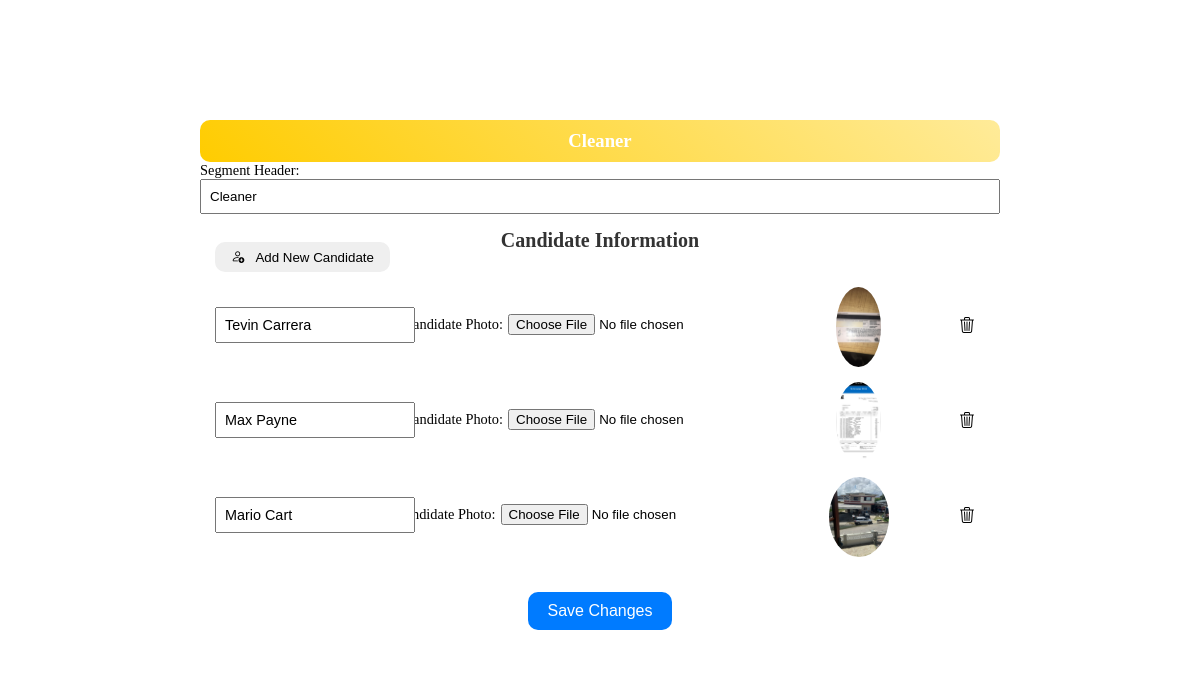
/edit_segment/9/, run on the app's committed database.
### voters/models.py (models this page shows, shortened)
class VotingSegmentHeader(models.Model):
    session = models.ForeignKey(VotingSession, on_delete=models.CASCADE, related_name='segments')
    name = models.CharField(max_length=255)  # Name of the segment header, e.g., "President", "Treasurer"
    order = models.IntegerField(default=0)  # Field to store order
    class Meta:
        ordering = ['order']  # Ensures segments are returned in the specified order

class Candidate(models.Model):
    name = models.CharField(max_length=255)
    photo = models.ImageField(upload_to='candidate_photos/')
    voting_session = models.ForeignKey(VotingSession, on_delete=models.CASCADE)
    segment_header = models.ForeignKey(VotingSegmentHeader, on_delete=models.CASCADE, related_name='candidates')

### voters/views.py (the view, shortened to what this page needs)
# urls.py: path('edit_segment/<int:segment_id>/', voters_views.edit_segment, name = 'edit_segment'),
def edit_segment(request, segment_id):
    segment = get_object_or_404(VotingSegmentHeader, id=segment_id)
    session_id = segment.session_id
    context = {
        'segment': segment,
    }
    return render(request, 'voters/edit_segment.html', context)

### voters/templates/voters/edit_segment.html (shortened to what this page needs)
<head>
    {% load static %}
    <link href="{% static 'style.css' %}?v={% now 'U' %}" rel="stylesheet">
    <link rel="stylesheet" href="https://cdnjs.cloudflare.com/ajax/libs/bootstrap-icons/1.10.0/font/bootstrap-icons.min.css">
</head>
<div class="edit_segment_container" data-id="{{ segment.id }}">
    <h3 class="edit_segment_header">{{ segment.name }}</h3>
    <form method="post" action="{% url 'edit_segment' segment.id %}" enctype="multipart/form-data">
        <label for="segment_name" class="edit_segment_label">Segment Header:</label>
        <input type="text" name="segment_name" class="edit_segment_input" value="{{ segment.name }}" required>
        <div class="edit_segment_candidates" id="candidates-{{ segment.id }}">
            <h4 class="edit_segment_candidates_title">Candidate Information</h4>
            <button class="addCandidate" type="button" onclick="addCandidate('{{ segment.id }}')">
                <i class="bi bi-person-add"></i>
                <span>Add New Candidate</span>
            </button>
            {% for candidate in segment.candidates.all %}
                <div class="edit_segment_candidate" data-id="{{ candidate.id }}">
                    <label class="edit_segment_label">Candidate Name:</label>
                    <div class="input_name_container">
                        <input type="text" name="candidates[{{ forloop.counter0 }}][name]"
                               value="{{ candidate.name }}" required class="edit_segment_input_name">
                    </div>
                    <div class="edit_segment_candidate_photo">
                        <label class="edit_segment_label_photo">Candidate Photo:</label>
                        <input type="file" name="candidates[{{ forloop.counter0 }}][photo]" accept="image/*"  class="edit_segment_input_image" onchange="previewImage(this)">
                        <img src="{{ candidate.photo.url }}" alt="Image Preview" class="edit_segment_image_preview">
                    </div>
                    <i onclick="deleteCandidate(this)" class="bi bi-trash3"></i>
                </div>
            {% endfor %}
        </div>
        <div class="edit_segment_buttons_container">
            <button type="submit" class="edit_segment_save_button">Save Changes</button>
        </div>
    </form>
</div>

### voting_static/style.css (style rules this page uses)
*, *:before, *:after { padding: 0; margin: 0; box-sizing: border-box; }
* { margin: 0; padding: 0; box-sizing: border-box; }
.edit_segment_container { width: 70%; height:70%; margin: 100px auto; padding: 20px; background: white; border-radius: 15px; box-shadow: 0px 0px 15px 5px var(--header-color); position: relative; }
.edit_segment_header { background: var(--segment-color, #4da6ff); color: white; padding: 10px; border-radius: 10px; text-align: center; }
.edit_segment_candidates { padding: 15px; display: flex; flex-wrap: wrap; gap: 15px; justify-content: flex-start; }
.edit_segment_candidate { display: flex; justify-content: space-between; align-items: center; gap: 10px; width: 100%; max-width: 100%; }
.edit_segment_label { flex: 0 0 100px; text-align: right; font-size: 0.9rem; }
.edit_segment_label_photo { flex: 0 0 120px; text-align: right; font-size: 0.9rem; }
.edit_segment_input { flex-grow: 1; padding: 8px; width: 100%; }
.input_name_container { position: absolute; }
.edit_segment_input_name { flex-grow: 1; padding: 8px; width: 200px; font-size: 0.9rem; }
.edit_segment_candidate_photo { display: flex; align-items: center; justify-content: center; gap: 5px; width: 80px; }
.edit_segment_image_preview { width: 80px; height: 80px; border-radius: 50%; object-fit: fill; margin-top: 5px; margin-left: 70px; }
.edit_segment_candidates_title { text-align: center; font-size: 1.25rem; font-weight: bold; color: #333; margin-bottom: 10px; }
.edit_segment_candidates { padding: 15px; display: flex; flex-direction: column; gap: 10px; justify-content: flex-start; }
.edit_segment_buttons_container { display: flex; justify-content: center; margin-top: 20px; }
.edit_segment_save_button { background-color: #007bff; color: #fff; padding: 10px 20px; border: none; border-radius: 10px; font-size: 1rem; cursor: pointer; transition: background-color 0.3s; }
.addCandidate { width: 175px; height: 30px; margin-top: -30px; border-style: none; border-radius: 10px; transition: transform 0.3s ease, box-shadow 0.3s ease; }
.addCandidate i { margin-right: 8px; transition: transform 0.3s ease; }
.bi-trash3 { transition: transform 0.3s ease, background-color 0.3s ease, color 0.3s ease, font-weight 0.3s ease; padding: 10px; border-radius: 5px; }

### data on the page
VotingSegmentHeader: name "Cleaner", segment_name "Cleaner"
Candidate: name "Tevin Carrera", photo (picture)
Candidate: name "Max Payne", photo (picture)
Candidate: name "Mario Cart", photo (picture)
